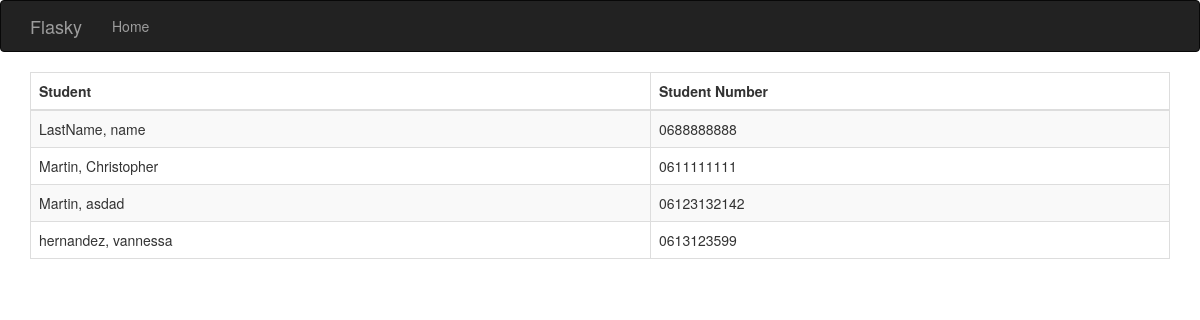
The app's page /showStudents with its own data.
### app.py (models this page shows)
class Student(db.Model):
    __tablename__ = 'students'
    num = db.Column(db.Integer, primary_key=True)
    SN = db.Column(db.String(20), unique=True)
    firstName = db.Column(db.String(64))
    lastName = db.Column(db.String(64))

### app.py (the view)
@app.route('/showStudents', methods=['GET', 'POST'])
def showStudents():
    students = [s.__dict__ for s in Student.query.order_by(Student.lastName).all()]
    print(students)
    return render_template('showStudents.html', students=students)

### templates/showStudents.html (shortened to what this page needs)
{% extends "base.html" %}
{% import "bootstrap/wtf.html" as wtf %}
{% block page_content %}
<table class="table table-striped table-bordered table-sm">
	<thead>
		<th scope="col"> Student</th>
		<th scope="col"> Student Number</th>
	</thead>
	<tbody>
    {% for student in students %}
		<tr>
			<td>{{ student.lastName }}, {{ student.firstName }} </td>
			<td>{{ student.SN }}</td>
		</tr>
    {% endfor %}
	</tbody>
</table>
{% endblock %}

### records on screen
Student: lastName "LastName", firstName "name", SN "0688888888"
Student: lastName "Martin", firstName "Christopher", SN "0611111111"
Student: lastName "Martin", firstName "asdad", SN "06123132142"
Student: lastName "hernandez", firstName "vannessa", SN "0613123599"
